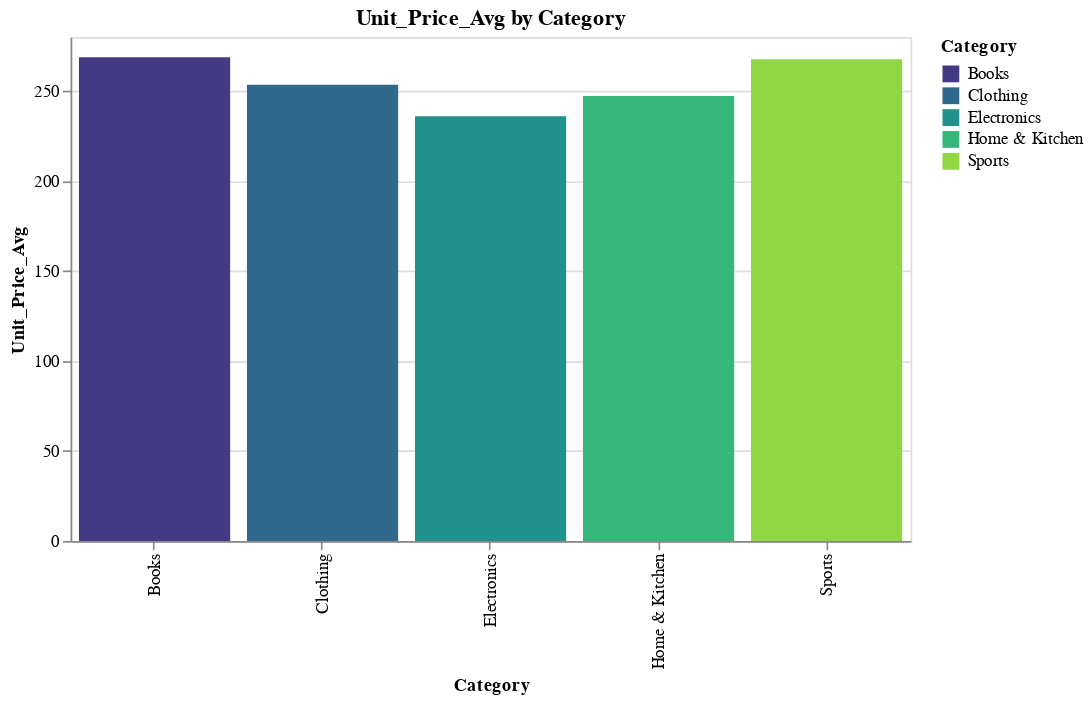

This figure's notebook cell:
### Code cell
import altair as alt
import pandas as pd  # Needed because Altair works with pandas DataFrames
sales_data_category_pd = sales_data_category.sort_values(['Unit_Price_Avg'], ignore_index= True,ascending = True)
# Create bar chart with Altair
chart = alt.Chart(sales_data_category_pd).mark_bar().encode(
    x=alt.X('Category:N', title='Category'),
    y=alt.Y('Unit_Price_Avg:Q', title='Unit_Price_Avg'),
    color=alt.Color('Category:N', scale=alt.Scale(scheme='viridis')),  # or "category10", "viridis", etc.
    tooltip=['Category', 'Unit_Price_Avg']
).properties(
    title='Unit_Price_Avg by Category',
    width=500,
    height=300
)

chart.display()  # or chart.show() in some environments
'''
Channel Type Codes:

Code	Meaning	Used For
Q	Quantitative	Numeric data, e.g. sales, prices, age
N	Nominal	Categories (unordered), e.g. product names, cities
O	Ordinal	Ordered categories, e.g. star ratings
T	Temporal	Date/time fields
'''

### Figure 1 — Vega-Lite specification as saved in the notebook (floating-point values rounded to 4 significant figures)
{"config": {"view": {"continuousWidth": 300, "continuousHeight": 300}}, "data": {"name": "data-b1d72c005cb485a3257ff617542ede53"}, "mark": {"type": "bar"}, "encoding": {"color": {"field": "Category", "scale": {"scheme": "viridis"}, "type": "nominal"}, "tooltip": [{"field": "Category", "type": "nominal"}, {"field": "Unit_Price_Avg", "type": "quantitative"}], "x": {"field": "Category", "title": "Category", "type": "nominal"}, "y": {"field": "Unit_Price_Avg", "title": "Unit_Price_Avg", "type": "quantitative"}}, "height": 300, "title": "Unit_Price_Avg by Category", "width": 500, "$schema": "https://vega.github.io/schema/vega-lite/v5.20.1.json", "datasets": {"data-b1d72c005cb485a3257ff617542ede53": [{"Category": "Electronics", "Unit_Price_Avg": 235.9, "Discount_Rate_Avg": 0.1, "Customer_Rating_Avg": 3.7, "Total_Price_Sum": 255900.0, "Discount_Amount_Sum": 25010.0, "Net_Sales_Sum": 230900.0, "Shipping_Cost_Sum": 390.7, "Profit_Margin_Avg": 0.29, "Profit_Sum": 68670.0}, {"Category": "Home & Kitchen", "Unit_Price_Avg": 247.2, "Discount_Rate_Avg": 0.09, "Customer_Rating_Avg": 3.65, "Total_Price_Sum": 241600.0, "Discount_Amount_Sum": 23750.0, "Net_Sales_Sum": 217900.0, "Shipping_Cost_Sum": 279.9, "Profit_Margin_Avg": 0.29, "Profit_Sum": 63910.0}, {"Category": "Clothing", "Unit_Price_Avg": 253.4, "Discount_Rate_Avg": 0.1, "Customer_Rating_Avg": 3.79, "Total_Price_Sum": 261500.0, "Discount_Amount_Sum": 26040.0, "Net_Sales_Sum": 235500.0, "Shipping_Cost_Sum": 246.6, "Profit_Margin_Avg": 0.31, "Profit_Sum": 72430.0}, {"Category": "Sports", "Unit_Price_Avg": 267.7, "Discount_Rate_Avg": 0.1, "Customer_Rating_Avg": 3.79, "Total_Price_Sum": 276000.0, "Discount_Amount_Sum": 28660.0, "Net_Sales_Sum": 247300.0, "Shipping_Cost_Sum": 260.6, "Profit_Margin_Avg": 0.29, "Profit_Sum": 72510.0}, {"Category": "Books", "Unit_Price_Avg": 268.8, "Discount_Rate_Avg": 0.1, "Customer_Rating_Avg": 3.68, "Total_Price_Sum": 270000.0, "Discount_Amount_Sum": 25970.0, "Net_Sales_Sum": 244100.0, "Shipping_Cost_Sum": 195.9, "Profit_Margin_Avg": 0.3, "Profit_Sum": 74040.0}]}}
